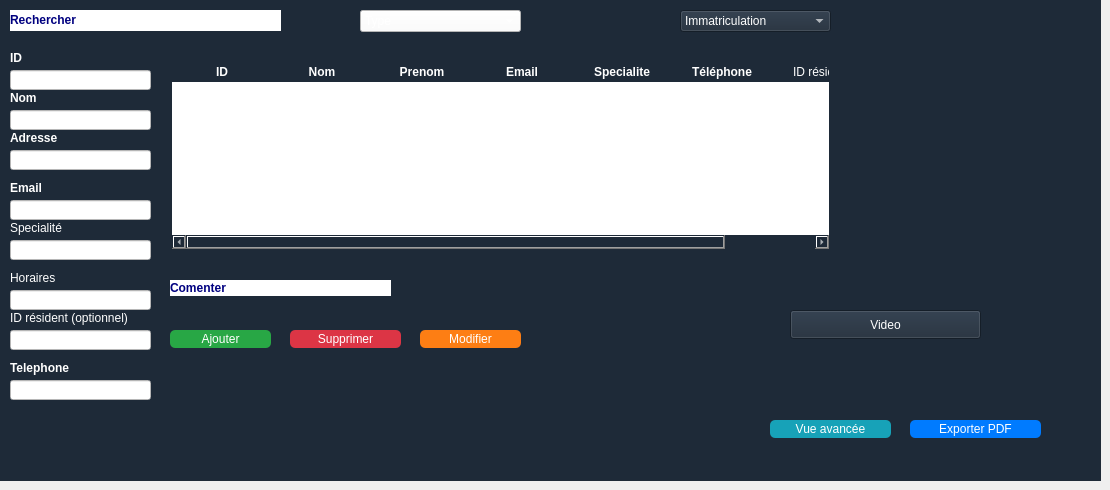
      <widget class="QWidget" name="page_18">
       <widget class="QFrame" name="trirecherche_7">
        <property name="geometry">
         <rect>
          <x>0</x>
          <y>0</y>
          <width>1101</width>
          <height>51</height>
         </rect>
        </property>
        <property name="styleSheet">
         <string notr="true">background-color: #1e2a38;
color: white;
font: bold 11pt &quot;Arial&quot;;

</string>
        </property>
        <property name="frameShape">
         <enum>QFrame::Shape::NoFrame</enum>
        </property>
        <widget class="QLabel" name="recherche_7">
         <property name="geometry">
          <rect>
           <x>10</x>
           <y>10</y>
           <width>271</width>
           <height>21</height>
          </rect>
         </property>
         <property name="styleSheet">
          <string notr="true">background-color: white;
    gridline-color: #ccc;
    font: 10pt &quot;Arial&quot;;</string>
         </property>
         <property name="text">
          <string>&lt;html&gt;&lt;head/&gt;&lt;body&gt;&lt;p&gt;&lt;span style=&quot; font-weight:700; color:#00007f;&quot;&gt;Rechercher&lt;/span&gt;&lt;/p&gt;&lt;/body&gt;&lt;/html&gt;</string>
         </property>
        </widget>
        <widget class="QComboBox" name="triemail_7">
         <property name="geometry">
          <rect>
           <x>360</x>
           <y>10</y>
           <width>161</width>
           <height>22</height>
          </rect>
         </property>
         <property name="styleSheet">
          <string notr="true">background-color: white;
    gridline-color: #ccc;
    font: 10pt &quot;Arial&quot;;</string>
         </property>
         <item>
          <property name="text">
           <string>Type</string>
          </property>
         </item>
         <item>
          <property name="text">
           <string/>
          </property>
         </item>
         <item>
          <property name="text">
           <string/>
          </property>
         </item>
        </widget>
        <widget class="QComboBox" name="trisalaire_7">
         <property name="geometry">
          <rect>
           <x>680</x>
           <y>10</y>
           <width>151</width>
           <height>22</height>
          </rect>
         </property>
         <item>
          <property name="text">
           <string>Immatriculation</string>
          </property>
         </item>
        </widget>
       </widget>
       <widget class="QFrame" name="liste_3">
        <property name="geometry">
         <rect>
          <x>0</x>
          <y>50</y>
          <width>161</width>
          <height>431</height>
         </rect>
        </property>
        <property name="styleSheet">
         <string notr="true">background-color: #1e2a38;
color: white;
font: bold 11pt &quot;Arial&quot;;</string>
        </property>
        <property name="frameShape">
         <enum>QFrame::Shape::NoFrame</enum>
        </property>
        <widget class="QLabel" name="idcabi">
         <property name="geometry">
          <rect>
           <x>10</x>
           <y>0</y>
           <width>141</width>
           <height>16</height>
          </rect>
         </property>
         <property name="styleSheet">
          <string notr="true"/>
         </property>
         <property name="text">
          <string>&lt;html&gt;&lt;head/&gt;&lt;body&gt;&lt;p&gt;&lt;span style=&quot; font-weight:704;&quot;&gt;ID &lt;/span&gt;&lt;/p&gt;&lt;/body&gt;&lt;/html&gt;</string>
         </property>
        </widget>
        <widget class="QLabel" name="nom_2">
         <property name="geometry">
          <rect>
           <x>10</x>
           <y>40</y>
           <width>141</width>
           <height>16</height>
          </rect>
         </property>
         <property name="text">
          <string>&lt;html&gt;&lt;head/&gt;&lt;body&gt;&lt;p&gt;&lt;span style=&quot; font-weight:704;&quot;&gt;Nom&lt;/span&gt;&lt;/p&gt;&lt;/body&gt;&lt;/html&gt;</string>
         </property>
        </widget>
        <widget class="QLabel" name="prenom_2">
         <property name="geometry">
          <rect>
           <x>10</x>
           <y>80</y>
           <width>141</width>
           <height>16</height>
          </rect>
         </property>
         <property name="text">
          <string>&lt;html&gt;&lt;head/&gt;&lt;body&gt;&lt;p&gt;&lt;span style=&quot; font-weight:704;&quot;&gt;Adresse&lt;/span&gt;&lt;/p&gt;&lt;/body&gt;&lt;/html&gt;</string>
         </property>
        </widget>
        <widget class="QLabel" name="medecin">
         <property name="geometry">
          <rect>
           <x>10</x>
           <y>260</y>
           <width>141</width>
           <height>16</height>
          </rect>
         </property>
         <property name="text">
          <string>&lt;html&gt;&lt;head/&gt;&lt;body&gt;&lt;p&gt;ID r&amp;eacute;sident (optionnel)&lt;/p&gt;&lt;/body&gt;&lt;/html&gt;</string>
         </property>
        </widget>
        <widget class="QLabel" name="telephone_2">
         <property name="geometry">
          <rect>
           <x>10</x>
           <y>310</y>
           <width>141</width>
           <height>16</height>
          </rect>
         </property>
         <property name="text">
          <string>&lt;html&gt;&lt;head/&gt;&lt;body&gt;&lt;p&gt;&lt;span style=&quot; font-weight:700;&quot;&gt;Telephone&lt;/span&gt;&lt;/p&gt;&lt;/body&gt;&lt;/html&gt;</string>
         </property>
        </widget>
        <widget class="QLineEdit" name="idcabiline">
         <property name="geometry">
          <rect>
           <x>10</x>
           <y>20</y>
           <width>141</width>
           <height>20</height>
          </rect>
         </property>
         <property name="styleSheet">
          <string notr="true">background-color: white;
    gridline-color: #ccc;
    font: 10pt &quot;Arial&quot;;</string>
         </property>
        </widget>
        <widget class="QLineEdit" name="nomline_2">
         <property name="geometry">
          <rect>
           <x>10</x>
           <y>60</y>
           <width>141</width>
           <height>20</height>
          </rect>
         </property>
         <property name="styleSheet">
          <string notr="true">background-color: white;
    gridline-color: #ccc;
    font: 10pt &quot;Arial&quot;;
</string>
         </property>
        </widget>
        <widget class="QLineEdit" name="medecinline">
         <property name="geometry">
          <rect>
           <x>10</x>
           <y>280</y>
           <width>141</width>
           <height>20</height>
          </rect>
         </property>
         <property name="styleSheet">
          <string notr="true">background-color: white;
    gridline-color: #ccc;
    font: 10pt &quot;Arial&quot;;
</string>
         </property>
        </widget>
        <widget class="QLineEdit" name="telephoneline_2">
         <property name="geometry">
          <rect>
           <x>10</x>
           <y>330</y>
           <width>141</width>
           <height>20</height>
          </rect>
         </property>
         <property name="styleSheet">
          <string notr="true">background-color: white;
    gridline-color: #ccc;
    font: 10pt &quot;Arial&quot;;
</string>
         </property>
        </widget>
        <widget class="QLabel" name="email_2">
         <property name="geometry">
          <rect>
           <x>10</x>
           <y>130</y>
           <width>141</width>
           <height>16</height>
          </rect>
         </property>
         <property name="text">
          <string>&lt;html&gt;&lt;head/&gt;&lt;body&gt;&lt;p&gt;&lt;span style=&quot; font-weight:704;&quot;&gt;Email&lt;/span&gt;&lt;/p&gt;&lt;/body&gt;&lt;/html&gt;</string>
         </property>
        </widget>
        <widget class="QLineEdit" name="emailline_2">
         <property name="geometry">
          <rect>
           <x>10</x>
           <y>150</y>
           <width>141</width>
           <height>20</height>
          </rect>
         </property>
         <property name="styleSheet">
          <string notr="true">background-color: white;
    gridline-color: #ccc;
    font: 10pt &quot;Arial&quot;;
</string>
         </property>
        </widget>
        <widget class="QLabel" name="spec">
         <property name="geometry">
          <rect>
           <x>10</x>
           <y>170</y>
           <width>141</width>
           <height>16</height>
          </rect>
         </property>
         <property name="text">
          <string>&lt;html&gt;&lt;head/&gt;&lt;body&gt;&lt;p&gt;Specialité&lt;/p&gt;&lt;/body&gt;&lt;/html&gt;</string>
         </property>
        </widget>
        <widget class="QLineEdit" name="horaireline">
         <property name="geometry">
          <rect>
           <x>10</x>
           <y>240</y>
           <width>141</width>
           <height>20</height>
          </rect>
         </property>
         <property name="styleSheet">
          <string notr="true">background-color: white;
    gridline-color: #ccc;
    font: 10pt &quot;Arial&quot;;
</string>
         </property>
        </widget>
        <widget class="QLineEdit" name="specline">
         <property name="geometry">
          <rect>
           <x>10</x>
           <y>190</y>
           <width>141</width>
           <height>20</height>
          </rect>
         </property>
         <property name="styleSheet">
          <string notr="true">background-color: white;
    gridline-color: #ccc;
    font: 10pt &quot;Arial&quot;;
</string>
         </property>
        </widget>
        <widget class="QLabel" name="horaire">
         <property name="geometry">
          <rect>
           <x>10</x>
           <y>220</y>
           <width>141</width>
           <height>16</height>
          </rect>
         </property>
         <property name="text">
          <string>&lt;html&gt;&lt;head/&gt;&lt;body&gt;&lt;p&gt;Horaires&lt;/p&gt;&lt;/body&gt;&lt;/html&gt;</string>
         </property>
        </widget>
        <widget class="QLineEdit" name="prenomline_2">
         <property name="geometry">
          <rect>
           <x>10</x>
           <y>100</y>
           <width>141</width>
           <height>20</height>
          </rect>
         </property>
         <property name="styleSheet">
          <string notr="true">background-color: white;
    gridline-color: #ccc;
    font: 10pt &quot;Arial&quot;;
</string>
         </property>
        </widget>
       </widget>
       <widget class="QFrame" name="cruds_3">
        <property name="geometry">
         <rect>
          <x>160</x>
          <y>50</y>
          <width>941</width>
          <height>431</height>
         </rect>
        </property>
        <property name="styleSheet">
         <string notr="true">background-color: #1e2a38;
color: white;
font: bold 11pt &quot;Arial&quot;;

</string>
        </property>
        <property name="frameShape">
         <enum>QFrame::Shape::NoFrame</enum>
        </property>
        <widget class="QLabel" name="comment_3">
         <property name="geometry">
          <rect>
           <x>10</x>
           <y>230</y>
           <width>221</width>
           <height>16</height>
          </rect>
         </property>
         <property name="styleSheet">
          <string notr="true">background-color: white;
    gridline-color: #ccc;
    font: 10pt &quot;Arial&quot;;
</string>
         </property>
         <property name="text">
          <string>&lt;html&gt;&lt;head/&gt;&lt;body&gt;&lt;p&gt;&lt;span style=&quot; font-weight:700; color:#00007f;&quot;&gt;Comenter&lt;/span&gt;&lt;/p&gt;&lt;/body&gt;&lt;/html&gt;</string>
         </property>
        </widget>
        <widget class="QPushButton" name="ajouter_9">
         <property name="geometry">
          <rect>
           <x>10</x>
           <y>280</y>
           <width>101</width>
           <height>18</height>
          </rect>
         </property>
         <property name="styleSheet">
          <string notr="true">QPushButton {
    background-color: #28a745;
    color: white;
    border-radius: 5px;
}

</string>
         </property>
         <property name="text">
          <string>Ajouter</string>
         </property>
        </widget>
        <widget class="QPushButton" name="modifier_9">
         <property name="geometry">
          <rect>
           <x>260</x>
           <y>280</y>
           <width>101</width>
           <height>18</height>
          </rect>
         </property>
         <property name="styleSheet">
          <string notr="true">QPushButton {
    background-color: #fd7e14;
    color: white;
    border-radius: 5px;
}
</string>
         </property>
         <property name="text">
          <string>Modifier</string>
         </property>
        </widget>
        <widget class="QPushButton" name="exporter_9">
         <property name="geometry">
          <rect>
           <x>750</x>
           <y>370</y>
           <width>131</width>
           <height>18</height>
          </rect>
         </property>
         <property name="styleSheet">
          <string notr="true">QPushButton {
    background-color: #007bff;
    color: white;
    border-radius: 5px;
}
</string>
         </property>
         <property name="text">
          <string>Exporter PDF</string>
         </property>
        </widget>
        <widget class="QPushButton" name="btnCabinetAvance">
         <property name="geometry">
          <rect>
           <x>610</x>
           <y>370</y>
           <width>121</width>
           <height>18</height>
          </rect>
         </property>
         <property name="styleSheet">
          <string notr="true">QPushButton {
    background-color: #17a2b8;
    color: white;
    border-radius: 5px;
}
</string>
         </property>
         <property name="text">
          <string>Vue avancée</string>
         </property>
        </widget>
        <widget class="QPushButton" name="supprimer_8">
         <property name="geometry">
          <rect>
           <x>130</x>
           <y>280</y>
           <width>111</width>
           <height>18</height>
          </rect>
         </property>
         <property name="styleSheet">
          <string notr="true">QPushButton {
    background-color: #dc3545;
    color: white;
    border-radius: 5px;
}</string>
         </property>
         <property name="text">
          <string>Supprimer</string>
         </property>
        </widget>
        <widget class="QTableWidget" name="tableau_12">
         <property name="geometry">
          <rect>
           <x>10</x>
           <y>10</y>
           <width>661</width>
           <height>191</height>
          </rect>
         </property>
         <property name="styleSheet">
          <string notr="true">QTableWidget {
    background-color: white;        /* cellules blanches */
    color: #1e2a38;                 /* texte bleu foncé */
    border: 2px solid #1e2a38;      /* bordures du tableau */
    font: bold 11pt &quot;Arial&quot;;
}

QTableWidget::item {
    background-color: white;        /* garde les cellules blanches */
    color: #1e2a38;
}

QHeaderView::section {
    background-color: #1e2a38;      /* en-tête bleu foncé */
    color: white;                   /* texte blanc */
    font: bold 11pt &quot;Arial&quot;;
    border: 1px solid #1e2a38;
}
</string>
         </property>
         <column>
          <property name="text">
           <string>ID</string>
          </property>
          <property name="font">
           <font>
            <bold>true</bold>
           </font>
          </property>
         </column>
         <column>
          <property name="text">
           <string>Nom</string>
          </property>
          <property name="font">
           <font>
            <bold>true</bold>
           </font>
          </property>
         </column>
         <column>
          <property name="text">
           <string>Prenom</string>
          </property>
          <property name="font">
           <font>
            <bold>true</bold>
           </font>
          </property>
         </column>
         <column>
          <property name="text">
           <string>Email</string>
          </property>
          <property name="font">
           <font>
            <bold>true</bold>
           </font>
          </property>
         </column>
         <column>
          <property name="text">
           <string>Specialite</string>
          </property>
          <property name="font">
           <font>
            <bold>true</bold>
           </font>
          </property>
         </column>
         <column>
          <property name="text">
           <string>Téléphone</string>
          </property>
          <property name="font">
           <font>
            <bold>true</bold>
           </font>
          </property>
         </column>
         <column>
          <property name="text">
           <string>ID résident</string>
          </property>
         </column>
        </widget>
        <widget class="QPushButton" name="Video">
         <property name="geometry">
          <rect>
           <x>630</x>
           <y>260</y>
           <width>191</width>
           <height>29</height>
          </rect>
         </property>
         <property name="text">
          <string>Video</string>
         </property>
        </widget>
       </widget>
      </widget>
